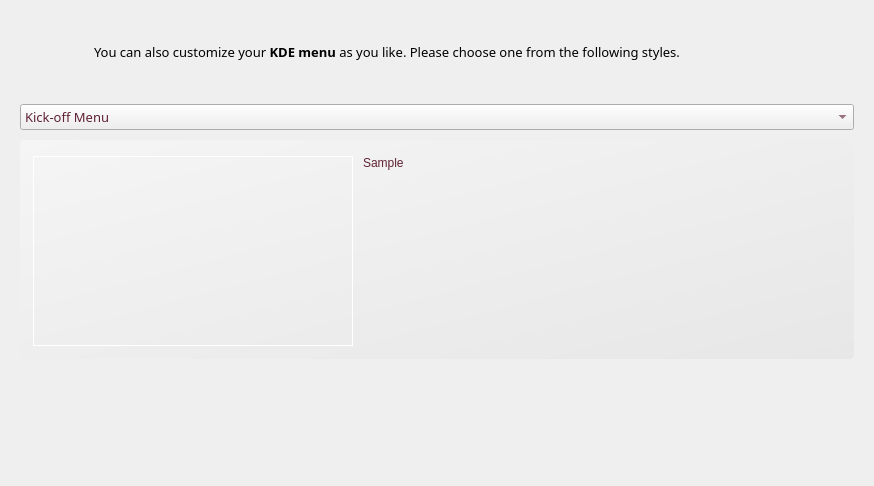
<?xml version="1.0" encoding="UTF-8"?>
<ui version="4.0">
 <class>menuWidget</class>
 <widget class="QWidget" name="menuWidget">
  <property name="geometry">
   <rect>
    <x>0</x>
    <y>0</y>
    <width>874</width>
    <height>486</height>
   </rect>
  </property>
  <property name="sizePolicy">
   <sizepolicy hsizetype="Expanding" vsizetype="Expanding">
    <horstretch>0</horstretch>
    <verstretch>0</verstretch>
   </sizepolicy>
  </property>
  <property name="windowTitle">
   <string>Menu</string>
  </property>
  <property name="styleSheet">
   <string notr="true"/>
  </property>
  <layout class="QGridLayout" name="gridLayout">
   <property name="margin">
    <number>20</number>
   </property>
   <property name="spacing">
    <number>0</number>
   </property>
   <item row="0" column="0">
    <widget class="QLabel" name="label">
     <property name="minimumSize">
      <size>
       <width>64</width>
       <height>64</height>
      </size>
     </property>
     <property name="maximumSize">
      <size>
       <width>64</width>
       <height>64</height>
      </size>
     </property>
     <property name="text">
      <string/>
     </property>
     <property name="pixmap">
      <pixmap resource="raw.qrc">:/raw/pics/kde.png</pixmap>
     </property>
    </widget>
   </item>
   <item row="0" column="1">
    <widget class="QLabel" name="description">
     <property name="font">
      <font>
       <family>Sans Serif</family>
       <pointsize>10</pointsize>
      </font>
     </property>
     <property name="styleSheet">
      <string notr="true"/>
     </property>
     <property name="text">
      <string>You can also customize your &lt;b&gt;KDE menu&lt;/b&gt; as you like. Please choose one from the following styles.</string>
     </property>
     <property name="wordWrap">
      <bool>true</bool>
     </property>
     <property name="indent">
      <number>10</number>
     </property>
    </widget>
   </item>
   <item row="1" column="1">
    <spacer name="verticalSpacer_4">
     <property name="orientation">
      <enum>Qt::Vertical</enum>
     </property>
     <property name="sizeType">
      <enum>QSizePolicy::Fixed</enum>
     </property>
     <property name="sizeHint" stdset="0">
      <size>
       <width>20</width>
       <height>20</height>
      </size>
     </property>
    </spacer>
   </item>
   <item row="2" column="0" colspan="2">
    <widget class="QComboBox" name="menuStyles">
     <property name="font">
      <font>
       <family>Sans Serif</family>
       <pointsize>10</pointsize>
      </font>
     </property>
     <property name="styleSheet">
      <string notr="true">color: rgb(95, 34, 52);</string>
     </property>
     <item>
      <property name="text">
       <string>Kick-off Menu</string>
      </property>
     </item>
     <item>
      <property name="text">
       <string>Simple Menu</string>
      </property>
     </item>
     <item>
      <property name="text">
       <string>Lancelot Menu</string>
      </property>
     </item>
    </widget>
   </item>
   <item row="3" column="1">
    <spacer name="verticalSpacer">
     <property name="orientation">
      <enum>Qt::Vertical</enum>
     </property>
     <property name="sizeType">
      <enum>QSizePolicy::Fixed</enum>
     </property>
     <property name="sizeHint" stdset="0">
      <size>
       <width>10</width>
       <height>10</height>
      </size>
     </property>
    </spacer>
   </item>
   <item row="4" column="0" colspan="2">
    <widget class="QGroupBox" name="groupBox">
     <property name="minimumSize">
      <size>
       <width>0</width>
       <height>210</height>
      </size>
     </property>
     <property name="styleSheet">
      <string notr="true">#groupBox{
border: 0px;
background-color: qlineargradient(spread:pad, x1:1, y1:1, x2:0, y2:0, stop:0 rgba(219, 219, 219, 100), stop:1 rgba(255, 255, 255, 100));
border-radius: 4px;;
}</string>
     </property>
     <property name="title">
      <string/>
     </property>
     <property name="flat">
      <bool>true</bool>
     </property>
     <layout class="QHBoxLayout" name="horizontalLayout">
      <property name="spacing">
       <number>10</number>
      </property>
      <property name="margin">
       <number>10</number>
      </property>
      <item>
       <widget class="QLabel" name="pictureMenuStyles">
        <property name="sizePolicy">
         <sizepolicy hsizetype="Fixed" vsizetype="Fixed">
          <horstretch>0</horstretch>
          <verstretch>0</verstretch>
         </sizepolicy>
        </property>
        <property name="minimumSize">
         <size>
          <width>320</width>
          <height>190</height>
         </size>
        </property>
        <property name="maximumSize">
         <size>
          <width>320</width>
          <height>190</height>
         </size>
        </property>
        <property name="font">
         <font>
          <family>URW Gothic L</family>
          <pointsize>10</pointsize>
         </font>
        </property>
        <property name="styleSheet">
         <string notr="true">#pictureMenuStyles{
border: 1px solid rgb(255, 255, 255);
}</string>
        </property>
        <property name="frameShape">
         <enum>QFrame::NoFrame</enum>
        </property>
        <property name="text">
         <string/>
        </property>
        <property name="scaledContents">
         <bool>false</bool>
        </property>
        <property name="wordWrap">
         <bool>true</bool>
        </property>
       </widget>
      </item>
      <item>
       <widget class="QLabel" name="labelMenuDescription">
        <property name="sizePolicy">
         <sizepolicy hsizetype="Expanding" vsizetype="Preferred">
          <horstretch>0</horstretch>
          <verstretch>0</verstretch>
         </sizepolicy>
        </property>
        <property name="minimumSize">
         <size>
          <width>0</width>
          <height>0</height>
         </size>
        </property>
        <property name="font">
         <font>
          <pointsize>9</pointsize>
         </font>
        </property>
        <property name="styleSheet">
         <string notr="true">color: rgb(95, 34, 52);</string>
        </property>
        <property name="text">
         <string>Sample</string>
        </property>
        <property name="scaledContents">
         <bool>false</bool>
        </property>
        <property name="alignment">
         <set>Qt::AlignLeading|Qt::AlignLeft|Qt::AlignTop</set>
        </property>
        <property name="wordWrap">
         <bool>true</bool>
        </property>
        <property name="margin">
         <number>20</number>
        </property>
        <property name="indent">
         <number>0</number>
        </property>
       </widget>
      </item>
     </layout>
    </widget>
   </item>
   <item row="5" column="0" colspan="2">
    <spacer name="verticalSpacer_5">
     <property name="orientation">
      <enum>Qt::Vertical</enum>
     </property>
     <property name="sizeType">
      <enum>QSizePolicy::Expanding</enum>
     </property>
     <property name="sizeHint" stdset="0">
      <size>
       <width>834</width>
       <height>144</height>
      </size>
     </property>
    </spacer>
   </item>
  </layout>
 </widget>
 <resources>
  <include location="raw.qrc"/>
 </resources>
 <connections/>
</ui>
